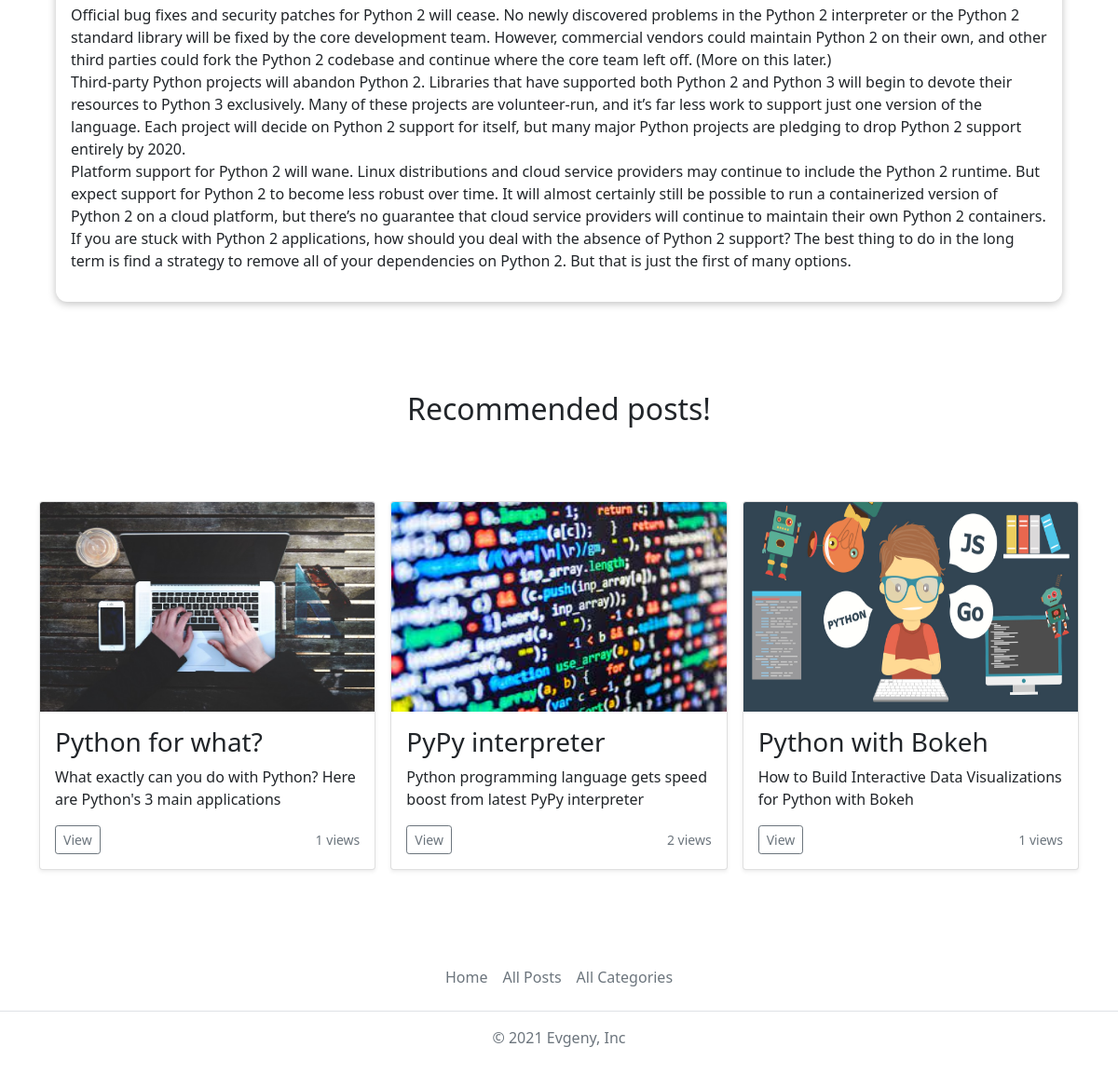
Before: /posts/python-2-eol (lower part) with the older database file.
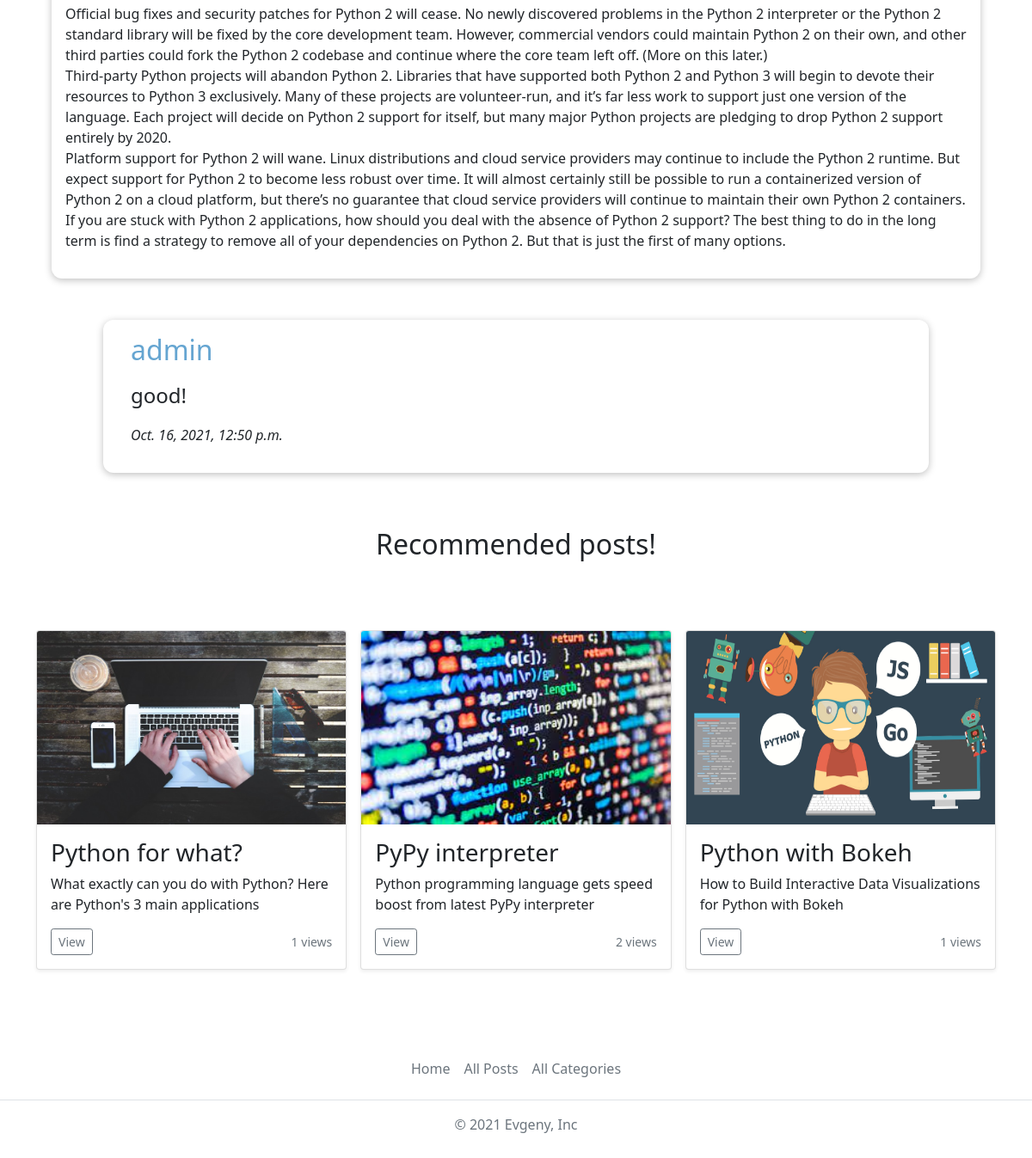
After: the same page with the newer database file.
### blog/models.py (models this page shows, shortened)
class Post(models.Model):
    title = models.CharField(max_length=20)
    views = models.IntegerField(default=0)
    excerpt = models.CharField(max_length=100)
    image = models.ImageField(upload_to='posts', null=True)
    date_time = models.DateTimeField(auto_now_add=True, null=True)
    slug = models.SlugField(unique=True)
    content = models.TextField(validators=[MinLengthValidator(10)])
    author = models.ForeignKey(Author, on_delete=models.SET_NULL, null=True, related_name="posts")
    tags = models.ManyToManyField(Tag)

class Comment(models.Model):
    user = models.ForeignKey(User, on_delete=models.CASCADE, null=True, editable=False)
    user_text = models.TextField(max_length=500)
    post = models.ForeignKey(Post, on_delete=models.CASCADE, related_name='comments')
    date_time = models.DateTimeField(auto_now_add=True, null=True)

### blog/views.py (the view, shortened to what this page needs)
# urls.py: path('posts/<slug:slug>', views.PostDetailView.as_view(), name='post-detail-page'),
class PostDetailView(View):
    def is_stored_post(self, request, post_id):
        read_later_post_list = request.session.get('read_later_post_list')
        if read_later_post_list is not None:
            is_saved_for_later = post_id in read_later_post_list
        else:
            is_saved_for_later = False
        return is_saved_for_later
    def get(self, request, slug):
        post = Post.objects.get(slug=slug)
        related_posts = Post.objects.filter(tags__in=post.tags.all()).exclude(slug=slug)[:3]
        try:
            if UserSeenPosts.objects.filter(post=post, user=request.user).exists():
                pass
            else:
                post.views += 1
                post.save()
                UserSeenPosts.objects.create(user=request.user, post=post)
        except:
            pass
        context = {
            'post': post,
            'post_tags': post.tags.all(),
            'related_posts': related_posts,
            'comment_form': CommentForm(),
            'all_comments': post.comments.all().order_by('-date_time'),
            'saved_for_later': self.is_stored_post(request, post.id)
        }
        return render(request, 'blog/post-detail.html', context)

### blog/models.py (called while the page is built)
    def full_name(self):
        return f'{self.first_name} {self.last_name}'

    def __str__(self):
        return self.full_name()

    def __str__(self):
        return self.caption

### blog/templates/blog/post-detail.html (shortened to what this page needs)
{% extends 'base.html' %}
{% load static %}
{% block css_files %}
    <link rel="stylesheet" href="{% static 'blog/post-detail.css' %}">
{% endblock %}
{% block content%}
<main>
    {{ post.content|linebreaks }}
</main>
{% if all_comments %}
    <section id="comments">
        <ul>
            {% for comment in all_comments %}
                <li>
                    <h2>{{ comment.user }}</h2>
                    <p id="text-comment">{{ comment.user_text|linebreaks }}</p>
                    <span>{{ comment.date_time }}</span>
                </li>
            {% endfor %}
        </ul>
    </section>
{% endif %}
{% if related_posts %}
  <div class="album py-5">
    <h2 class="recommended-title">Recommended posts!</h2>
    <div class="container foo">
        <div class="row row-cols-1 row-cols-sm-2 row-cols-md-3 g-3">
            {% for post in related_posts %}
                {% include 'blog/includes/post.html' %}
            {% endfor %}
        </div>
    </div>
  </div>
{% endif %}
{% endblock %}

### blog/templates/blog/includes/post.html
{% load static %}
{% block css_files%}
    <link href="https://getbootstrap.com/docs/5.1/dist/css/bootstrap.min.css" rel="stylesheet">
{% endblock %}
 <div class="col">
  <div class="card shadow-sm">
      <img src="{{ post.image.url }}" class="bd-placeholder-img card-img-top" width="100%" height="225">
    <div class="card-body">
      <h3 class="card-text">{{ post.title }}</h3>
      <p class="card-text">{{ post.excerpt }}</p>
      <div class="d-flex justify-content-between align-items-center">
        <div class="btn-group">
            <a href="{% url 'post-detail-page' post.slug %}">
                <button type="button" class="btn btn-sm btn-outline-secondary">View</button>
            </a>
        </div>
        <small class="text-muted">{{ post.views }} views</small>
      </div>
    </div>
  </div>
 </div>

Changed rows visible on the page:
added Comment: user "admin", user_text "good!", date_time "Oct. 16, 2021, 12:50 p.m."
